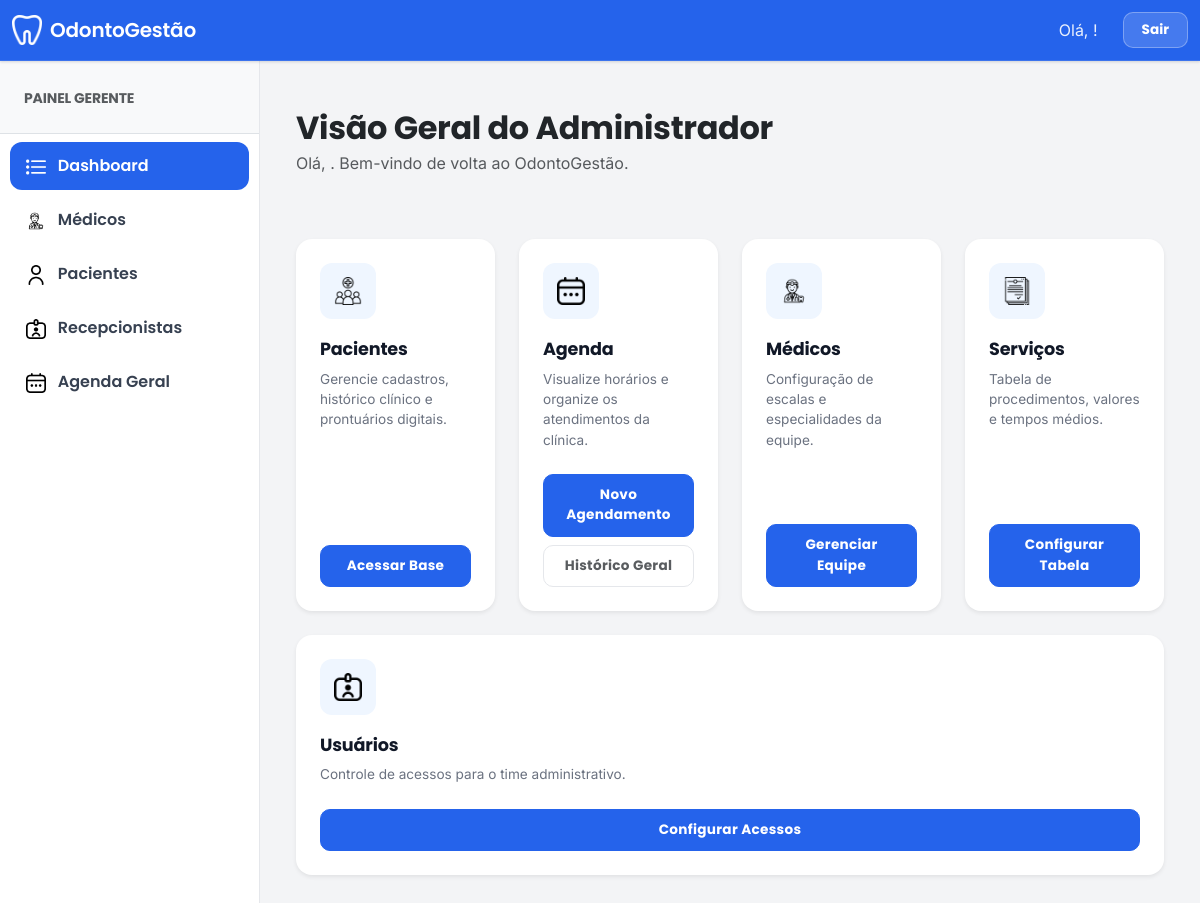
/gerente_home/ (signed in), run on an earlier commit of the app's database.
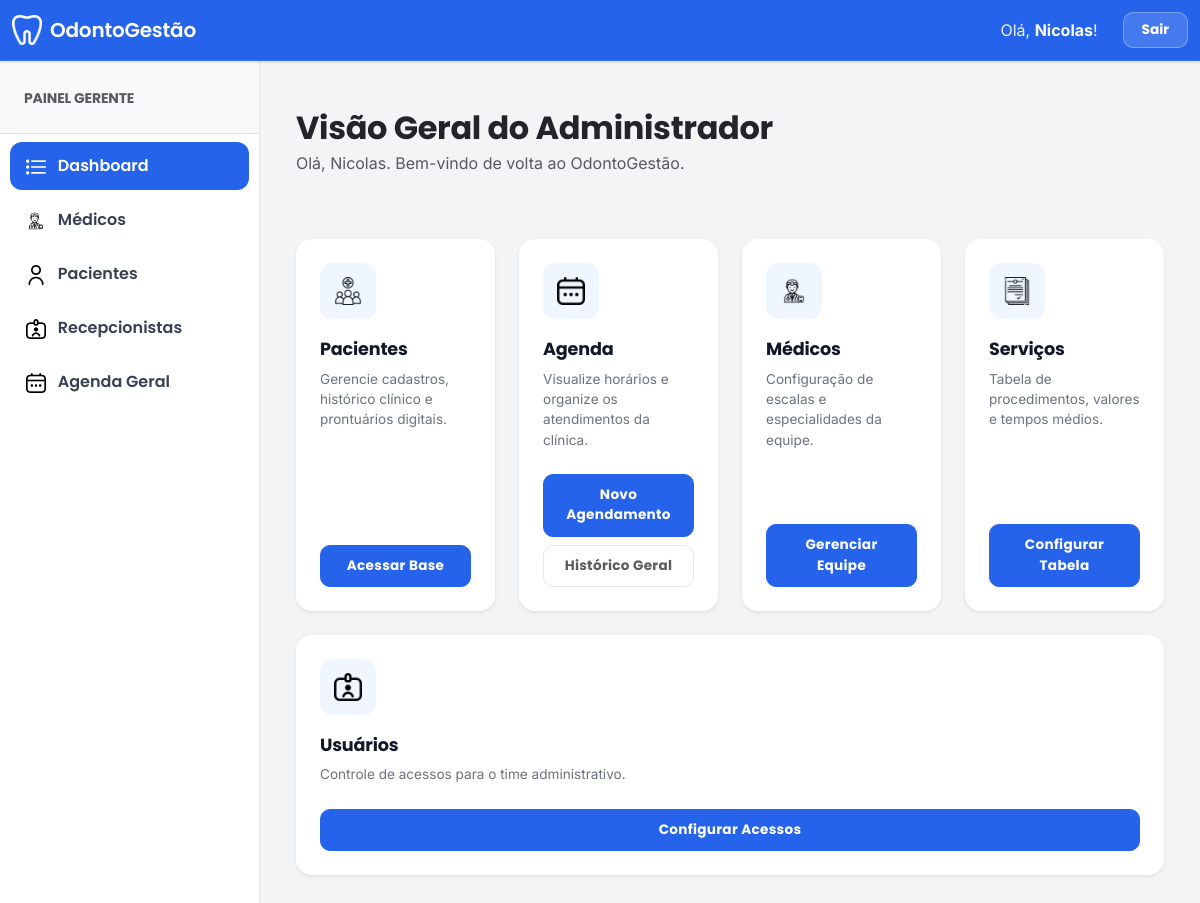
And on a later commit of the database.
### clinica_app/models.py (models this page shows, shortened)
class CustomUser(AbstractUser):
    USER_TYPE_CHOICES = (
        ('1', 'Gerente'),
        ('2', 'Dentista'),
        ('3', 'Paciente'),
        ('4', 'Recepcionista'),
    )
    email = models.EmailField(unique=True)
    user_type = models.CharField(default='1', choices=USER_TYPE_CHOICES, max_length=1)
    first_name = models.CharField("Nome completo", max_length=150, blank=True)
    REQUIRED_FIELDS = ['email', 'first_name']

### clinica_app/views.py (the view)
# urls.py: path('gerente_home/', views.gerente_home, name="gerente_home"),
@login_required
def gerente_home(request):
    if str(request.user.user_type) != "1": return redirect('home')
    return render(request, 'gerente_template/home.html')

### clinica_app/templates/gerente_template/home.html (shortened to what the changed rows need)
{% extends 'base.html' %}
{% load static %}
{% block main_content %}
<div class="container-fluid py-4 dashboard-container">
    <div class="row mb-5">
        <div class="col-12">
            <h2 class="fw-bold text-dark mb-1">
                {% if user.user_type == '1' %}Visão Geral do Administrador{% else %}Painel de Atendimento{% endif %}
            </h2>
            <p class="text-muted">Olá, {{ user.first_name }}. Bem-vindo de volta ao OdontoGestão.</p>
        </div>
    </div>
</div>
{% endblock main_content %}

### clinica_app/templates/base.html (shortened to what this page needs)
{% load static %}
<!DOCTYPE html>
<html lang="pt-br">
<head>
    <link href="https://cdn.jsdelivr.net/npm/bootstrap@5.3.0/dist/css/bootstrap.min.css" rel="stylesheet">
</head>
<body>
    {% if user.is_authenticated %}
    <nav class="navbar navbar-expand-lg">
        <div class="container-fluid">
            <a class="navbar-brand" href="#">
                <img src="{% static 'denteb.png' %}" alt="Logo" width="30" height="30" class="me-2">
                OdontoGestão
            </a>
            <div class="collapse navbar-collapse" id="navbarNav">
                <ul class="navbar-nav ms-auto align-items-center">
                    <li class="nav-item">
                        <span class="user-welcome">Olá, <span class="user-name">{{ user.first_name }}</span>!</span>
                    </li>
                    <li class="nav-item">
                        <a class="nav-link-custom" href="{% url 'logout_user' %}">Sair</a>
                    </li>
                </ul>
            </div>
        </div>
    </nav>
    {% endif %}
    <div class="main-wrapper">
        {% if user.is_authenticated %}
        <aside id="sidebar">
            <div class="p-4 border-bottom bg-light">
                <small class="text-uppercase fw-bold text-muted">
                    {% if user.user_type == '1' %}Painel Gerente
                    {% elif user.user_type == '2' %}Painel Médico
                    {% elif user.user_type == '4' %}Painel Recepção
                    {% endif %}
                </small>
            </div>
            <nav class="mt-2">
                {% with url_name=request.resolver_match.url_name %}
                {% if user.user_type == '2' %}
                    <a href="{% url 'dentista_home' %}" class="sidebar-link {% if url_name == 'dentista_home' %}active{% endif %}">
                        <img src="{% static 'computador.png' %}" width="20" class="me-2"> Meu Painel
                    </a>
                    <a href="{% url 'dentista_manage_paciente' %}" class="sidebar-link {% if url_name == 'dentista_manage_paciente' or url_name == 'view_paciente' %}active{% endif %}">
                        <img src="{% static 'utilizador.png' %}" width="20" class="me-2"> Pacientes
                    </a>
                    <a href="{% url 'add_consulta' %}" class="sidebar-link {% if url_name == 'add_consulta' %}active{% endif %}">
                        <img src="{% static 'adicionar.png' %}" width="20" class="me-2"> Agendar Consulta
                    </a>
                {% elif user.user_type == '1' %}
                    <a href="{% url 'gerente_home' %}" class="sidebar-link {% if url_name == 'gerente_home' %}active{% endif %}">
                        <img src="{% static 'lista.png' %}" width="20" class="me-2"> Dashboard
                    </a>
                    <a href="{% url 'manage_dentista' %}" class="sidebar-link {% if 'dentista' in url_name %}active{% endif %}">
                        <img src="{% static 'dentista.png' %}" width="20" class="me-2"> Médicos
                    </a>
                    <a href="{% url 'manage_paciente' %}" class="sidebar-link {% if 'paciente' in url_name %}active{% endif %}">
                        <img src="{% static 'utilizador.png' %}" width="20" class="me-2"> Pacientes
                    </a>
                    <a href="{% url 'manage_recepcionista' %}" class="sidebar-link {% if 'recepcionista' in url_name %}active{% endif %}">
                        <img src="{% static 'recepcionista.png' %}" width="20" class="me-2"> Recepcionistas
                    </a>
                    <a href="{% url 'manage_consulta' %}" class="sidebar-link {% if 'consulta' in url_name %}active{% endif %}">
                        <img src="{% static 'calendario.png' %}" width="20" class="me-2"> Agenda Geral
                    </a>
                {% endif %}
                {% endwith %}
            </nav>
        </aside>
        {% endif %}
        <main id="content-area">
            {% block main_content %}{% endblock %}
        </main>
    </div>
</body>
</html>

What changed in the data, as far as the page shows it:
now on this page (row edited): CustomUser: first_name "Nicolas"
